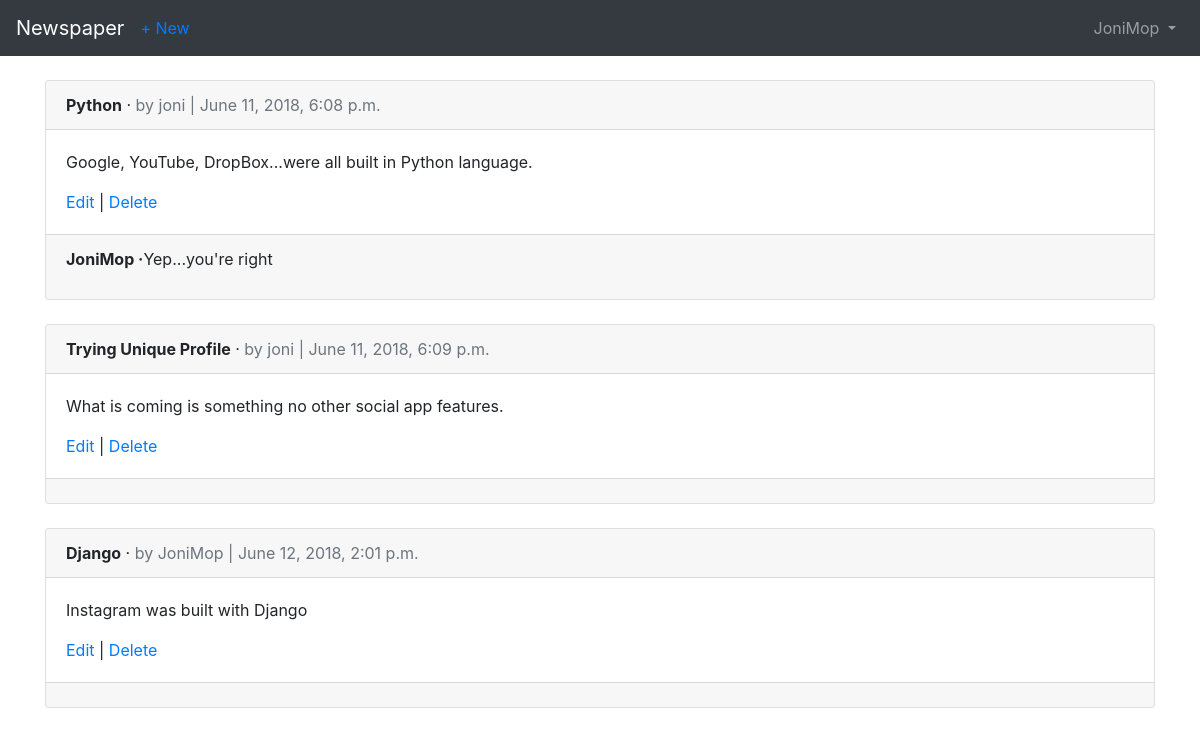
/articles/ (signed in), run on the app's committed database.
### users/models.py (models this page shows)
class CustomUser(AbstractUser):
    age = models.PositiveIntegerField(default=0)

### articles/models.py (models this page shows, shortened)
class Article(models.Model):
    title = models.CharField(max_length=255)
    body = models.TextField()
    date = models.DateTimeField(auto_now_add=True)
    author = models.ForeignKey(settings.AUTH_USER_MODEL, on_delete=models.CASCADE, )

class Comment(models.Model):
    article = models.ForeignKey(Article, on_delete=models.CASCADE, related_name='comments')
    comment = models.CharField(max_length=140)
    author = models.ForeignKey(settings.AUTH_USER_MODEL, on_delete=models.CASCADE,)
    def __str__(self):
        return self.comment

### articles/views.py (the view)
# urls.py: path('', views.ArticleListView.as_view(), name='article_list'),
class ArticleListView(LoginRequiredMixin, ListView):
    model = models.Article
    template_name = 'article_list.html'
    login_url = 'login'

### templates/article_list.html (shortened to what this page needs)
{% extends 'base.html' %}
{% block content %}
  {% for article in object_list %}
    <div class="card">
      <div class="card-header">
        <span class="font-weight-bold">{{ article.title }}</span> &middot;
        <span class="text-muted">by {{ article.author }} | {{ article.date }}</span>
      </div>
      <div class="card-body">
        <p>{{ article.body }}</p>
          <a href="{% url 'article_edit' article.pk %}">Edit</a> | <a href="{% url 'article_delete' article.pk %}">Delete</a>
      </div>
      <div class="card-footer">
        {% for comment in article.comments.all %}
          <p><span class="font-weight-bold">{{ comment.author }} &middot;</span>{{ comment }}</p>
        {% endfor %}
      </div>
    </div>
    <br />
  {% endfor %}
{% endblock content %}

### templates/base.html (shortened to what this page needs)
<!DOCTYPE html>
<html>
  <head>
    <link rel="stylesheet" href="https://maxcdn.bootstrapcdn.com/bootstrap/4.0.0/css/bootstrap.min.css">
  </head>
  <body>
    <nav class="navbar navbar-expand-md navbar-dark bg-dark mb-4">
    <a class="navbar-brand" href="{% url 'home' %}">Newspaper</a>
    {% if user.is_authenticated %}
    <ul class="navbar-nav mr-auto">
      <li class="nav-item"><a href="{% url 'article_new' %}">+ New</a></li>
    </ul>
    {% endif %}
      <div class="collapse navbar-collapse" id="navbarCollapse">
        {% if user.is_authenticated %}
          <ul class="navbar-nav ml-auto">
            <li class="nav-item">
              <a class="nav-link dropdown-toggle" href="#" id="userMenu" data-toggle="dropdown" aria-haspopup="true" aria-expanded="false">
                {{ user.username }}
              </a>
            </li>
          </ul>
        {% else %}
          <form class="form-inline ml-auto">
            <a href="{% url 'login' %}" class="btn btn-outline-secondary">Log in</a>
            <a href="{% url 'signup' %}" class="btn btn-primary ml-2">Sign up</a>
          </form>
        {% endif %}
      </div>
    </nav>
    <div class="container">
      {% block content %}
      {% endblock %}
    </div>
  </body>
</html>

### data on the page
CustomUser: username "JoniMop"
Article: title "Python", author "joni", date "June 11, 2018, 6:08 p.m.", body "Google, YouTube, DropBox...were all built in Python language."
Comment: author "JoniMop", comment "Yep...you're right"
Article: title "Trying Unique Profile", author "joni", date "June 11, 2018, 6:09 p.m.", body "What is coming is something no other social app features."
Article: title "Django", author "JoniMop", date "June 12, 2018, 2:01 p.m.", body "Instagram was built with Django"
